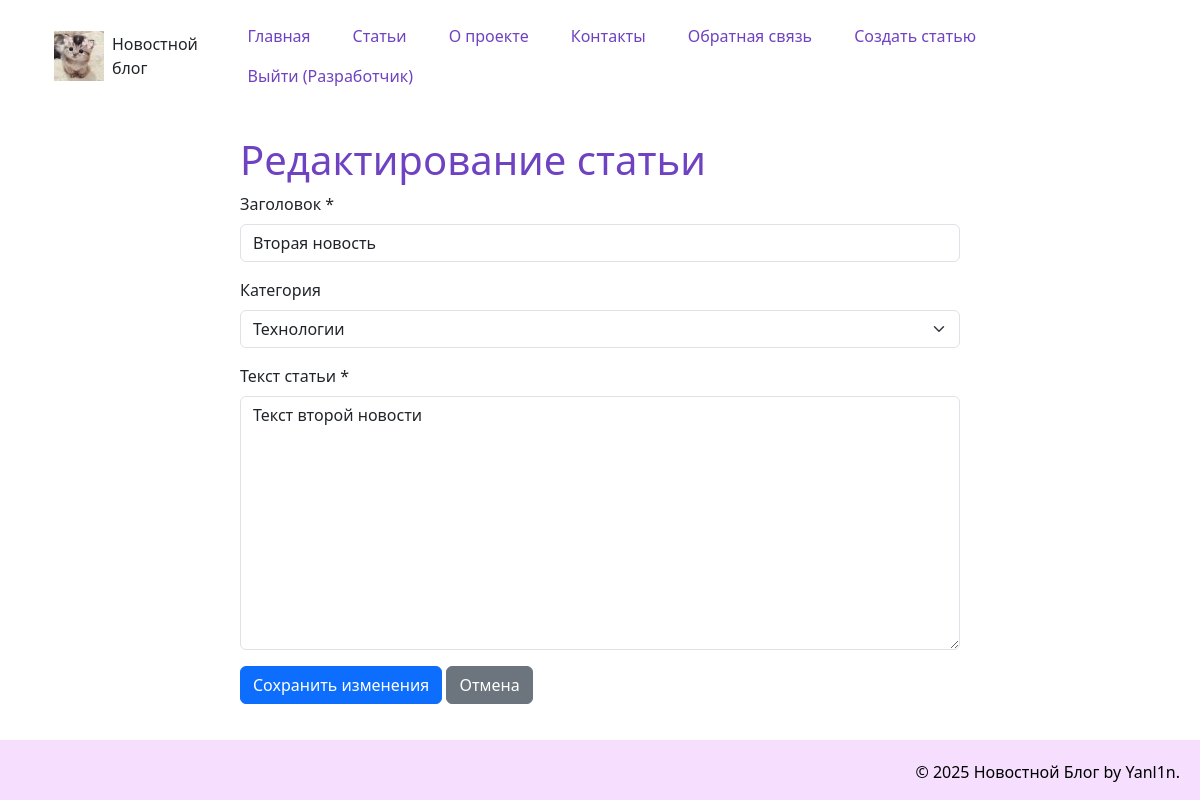
The app's page /edit_article/2 (signed in), older data.
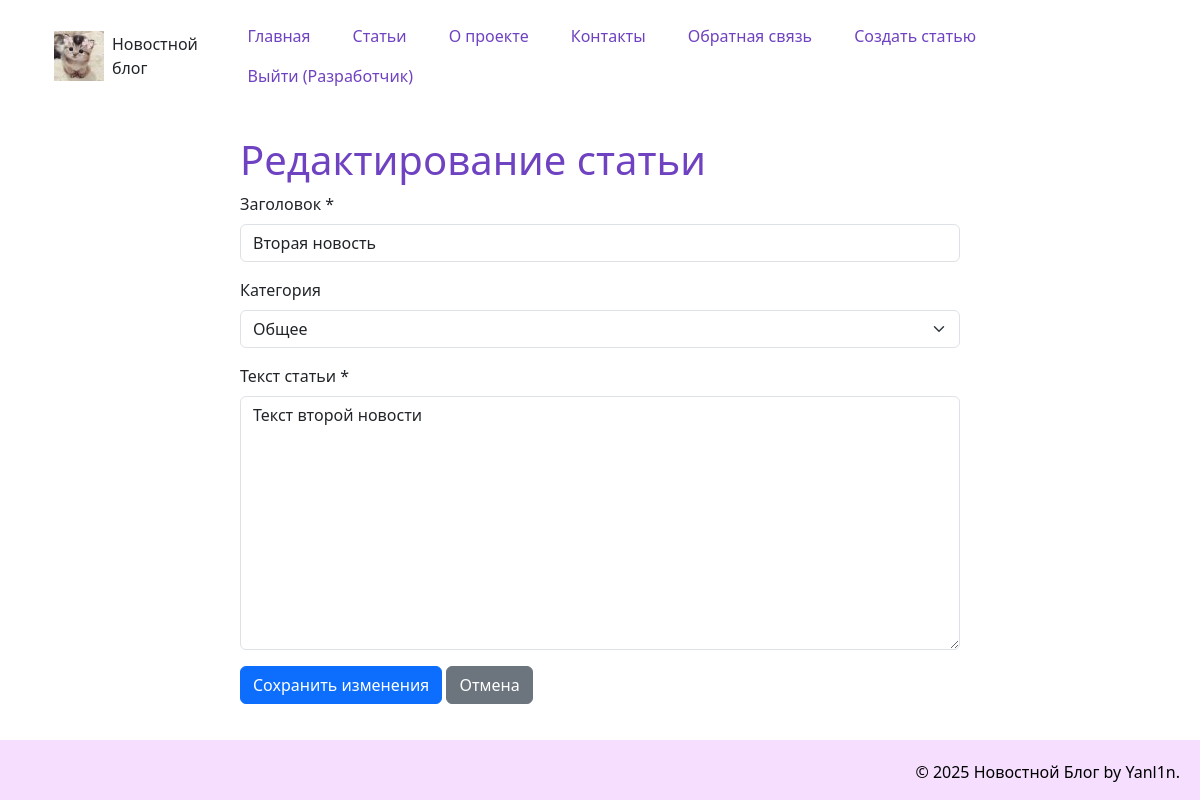
The same page, newer data.
### models.py (models this page shows)
class Article(data_base.Model):
    __tablename__= "article"
    id = data_base.Column(data_base.Integer, primary_key = True)
    title = data_base.Column(data_base.String(200), nullable=False)
    text = data_base.Column(data_base.Text, nullable=False)
    date = data_base.Column(data_base.DateTime, default=datetime.utcnow)
    user_id = data_base.Column(data_base.Integer, data_base.ForeignKey('user.id'), nullable=False)
    category = data_base.Column(data_base.String(50), default='Общая')
    comment = data_base.relation('Comment', backref='article', lazy='dynamic')

### app.py (the view, shortened to what this page needs)
@app.route("/edit_article/<int:id>", methods=['GET', 'POST'])
@login_required
def edit_article(id):
    article = Article.query.get_or_404(id)
    if article.author != current_user:
        flash('У вас нет прав для редактирования этой статьи', 'error')
        return redirect(url_for('news_article', id=id))
    return render_template('edit_article.html', article=article)

### app.py (called while the page is built)
@login_manager.user_loader
def load_user(user_id):
    return User.query.get(int(user_id))

### templates/edit_article.html (shortened to what this page needs)
{% extends 'base.html' %}
{% block content %}
<div class="row justify-content-center">
    <div class="col-md-8">
        <h1>Редактирование статьи</h1>
        <form method="POST">
            <div class="mb-3">
                <label for="title" class="form-label">Заголовок *</label>
                <input type="text" class="form-control" id="title" name="title" value="{{ article.title }}" required>
            </div>
            <div class="mb-3">
                <label for="category" class="form-label">Категория</label>
                <select class="form-select" id="category" name="category">
                    <option value="general" {% if article.category == 'general' %}selected{% endif %}>Общее</option>
                    <option value="technology" {% if article.category == 'technology' %}selected{% endif %}>Технологии</option>
                </select>
            </div>
            <div class="mb-3">
                <label for="text" class="form-label">Текст статьи *</label>
                <textarea class="form-control" id="text" name="text" rows="10" required>{{ article.text }}</textarea>
            </div>
            <button type="submit" class="btn btn-primary">Сохранить изменения</button>
            <a href="{{ url_for('news_article', id=article.id) }}" class="btn btn-secondary">Отмена</a>
        </form>
    </div>
</div>
{% endblock %}

Row changes from the older to the newer data that the page shows:
changed Article "Вторая новость": category "Технологии" → (not shown)
Text that changed along with them:
form field category: (not shown) → "Общее"
